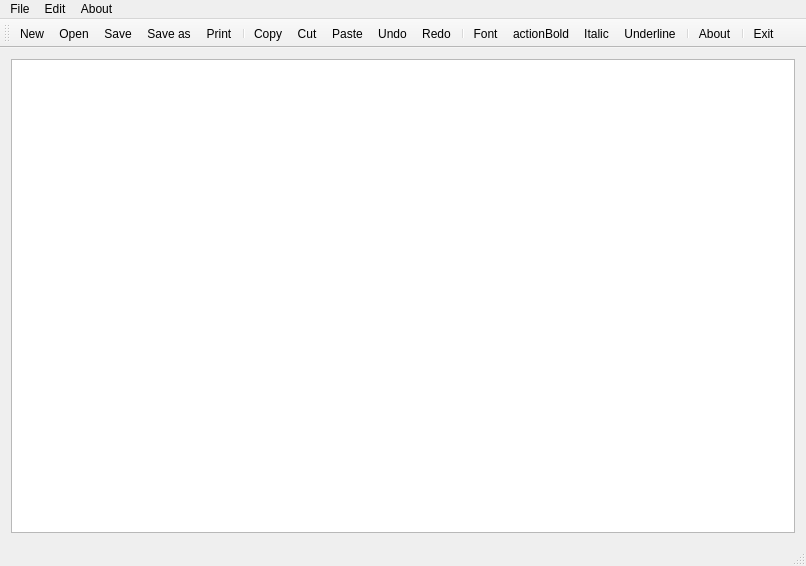
<?xml version="1.0" encoding="UTF-8"?>
<ui version="4.0">
 <class>Notepad</class>
 <widget class="QMainWindow" name="Notepad">
  <property name="windowModality">
   <enum>Qt::NonModal</enum>
  </property>
  <property name="geometry">
   <rect>
    <x>0</x>
    <y>0</y>
    <width>806</width>
    <height>566</height>
   </rect>
  </property>
  <property name="cursor">
   <cursorShape>ArrowCursor</cursorShape>
  </property>
  <property name="mouseTracking">
   <bool>false</bool>
  </property>
  <property name="focusPolicy">
   <enum>Qt::NoFocus</enum>
  </property>
  <property name="acceptDrops">
   <bool>false</bool>
  </property>
  <property name="windowTitle">
   <string>Notepad</string>
  </property>
  <widget class="QWidget" name="centralWidget">
   <layout class="QVBoxLayout" name="verticalLayout">
    <property name="sizeConstraint">
     <enum>QLayout::SetDefaultConstraint</enum>
    </property>
    <item>
     <widget class="QTextEdit" name="textEdit">
      <property name="maximumSize">
       <size>
        <width>16777213</width>
        <height>16777215</height>
       </size>
      </property>
     </widget>
    </item>
   </layout>
  </widget>
  <widget class="QMenuBar" name="menuBar">
   <property name="geometry">
    <rect>
     <x>0</x>
     <y>0</y>
     <width>806</width>
     <height>25</height>
    </rect>
   </property>
   <widget class="QMenu" name="menuFile">
    <property name="title">
     <string>File</string>
    </property>
    <addaction name="actionNew"/>
    <addaction name="actionOpen"/>
    <addaction name="actionSave"/>
    <addaction name="actionSave_as"/>
    <addaction name="actionPrint"/>
    <addaction name="separator"/>
    <addaction name="actionExit"/>
   </widget>
   <widget class="QMenu" name="menuEdit">
    <property name="title">
     <string>Edit</string>
    </property>
    <addaction name="actionCopy"/>
    <addaction name="actionCut"/>
    <addaction name="actionPaste"/>
    <addaction name="separator"/>
    <addaction name="actionUndo"/>
    <addaction name="actionRedo"/>
    <addaction name="actionFont"/>
   </widget>
   <widget class="QMenu" name="menuAbout">
    <property name="title">
     <string>About</string>
    </property>
    <addaction name="actionAbout"/>
    <addaction name="separator"/>
    <addaction name="separator"/>
   </widget>
   <addaction name="menuFile"/>
   <addaction name="menuEdit"/>
   <addaction name="menuAbout"/>
  </widget>
  <widget class="QToolBar" name="mainToolBar">
   <property name="tabletTracking">
    <bool>false</bool>
   </property>
   <attribute name="toolBarArea">
    <enum>TopToolBarArea</enum>
   </attribute>
   <attribute name="toolBarBreak">
    <bool>false</bool>
   </attribute>
   <addaction name="actionNew"/>
   <addaction name="actionOpen"/>
   <addaction name="actionSave"/>
   <addaction name="actionSave_as"/>
   <addaction name="actionPrint"/>
   <addaction name="separator"/>
   <addaction name="actionCopy"/>
   <addaction name="actionCut"/>
   <addaction name="actionPaste"/>
   <addaction name="actionUndo"/>
   <addaction name="actionRedo"/>
   <addaction name="separator"/>
   <addaction name="actionFont"/>
   <addaction name="actionBold"/>
   <addaction name="actionItalic"/>
   <addaction name="actionUnderline"/>
   <addaction name="separator"/>
   <addaction name="actionAbout"/>
   <addaction name="separator"/>
   <addaction name="actionExit"/>
  </widget>
  <widget class="QStatusBar" name="statusBar"/>
  <action name="actionNew">
   <property name="icon">
    <iconset resource="notepad.qrc">
     <normaloff>:/images/new.png</normaloff>:/images/new.png</iconset>
   </property>
   <property name="text">
    <string>New</string>
   </property>
   <property name="toolTip">
    <string>New text document</string>
   </property>
   <property name="shortcut">
    <string>Ctrl+N</string>
   </property>
  </action>
  <action name="actionOpen">
   <property name="icon">
    <iconset resource="notepad.qrc">
     <normaloff>:/images/open.png</normaloff>:/images/open.png</iconset>
   </property>
   <property name="text">
    <string>Open</string>
   </property>
   <property name="toolTip">
    <string>Open file</string>
   </property>
   <property name="shortcut">
    <string>Ctrl+O</string>
   </property>
  </action>
  <action name="actionSave">
   <property name="icon">
    <iconset resource="notepad.qrc">
     <normaloff>:/images/save.png</normaloff>:/images/save.png</iconset>
   </property>
   <property name="text">
    <string>Save</string>
   </property>
   <property name="toolTip">
    <string>Save file</string>
   </property>
   <property name="shortcut">
    <string>Ctrl+S</string>
   </property>
  </action>
  <action name="actionSave_as">
   <property name="icon">
    <iconset resource="notepad.qrc">
     <normaloff>:/images/save_as.png</normaloff>:/images/save_as.png</iconset>
   </property>
   <property name="text">
    <string>Save as</string>
   </property>
   <property name="toolTip">
    <string>Save file as</string>
   </property>
   <property name="shortcut">
    <string>Alt+S</string>
   </property>
  </action>
  <action name="actionPrint">
   <property name="icon">
    <iconset resource="notepad.qrc">
     <normaloff>:/images/print.png</normaloff>:/images/print.png</iconset>
   </property>
   <property name="text">
    <string>Print</string>
   </property>
   <property name="toolTip">
    <string>Print file</string>
   </property>
   <property name="shortcut">
    <string>Ctrl+P</string>
   </property>
  </action>
  <action name="actionExit">
   <property name="icon">
    <iconset theme="exit.png" resource="notepad.qrc">
     <normaloff>:/images/exit.png</normaloff>:/images/exit.png</iconset>
   </property>
   <property name="text">
    <string>Exit</string>
   </property>
   <property name="toolTip">
    <string>Exit notepad</string>
   </property>
  </action>
  <action name="actionCopy">
   <property name="icon">
    <iconset resource="notepad.qrc">
     <normaloff>:/images/copy.png</normaloff>:/images/copy.png</iconset>
   </property>
   <property name="text">
    <string>Copy</string>
   </property>
   <property name="shortcut">
    <string>Ctrl+C</string>
   </property>
  </action>
  <action name="actionCut">
   <property name="icon">
    <iconset resource="notepad.qrc">
     <normaloff>:/images/cut.png</normaloff>:/images/cut.png</iconset>
   </property>
   <property name="text">
    <string>Cut</string>
   </property>
   <property name="shortcut">
    <string>Ctrl+X</string>
   </property>
  </action>
  <action name="actionPaste">
   <property name="icon">
    <iconset resource="notepad.qrc">
     <normaloff>:/images/paste.png</normaloff>:/images/paste.png</iconset>
   </property>
   <property name="text">
    <string>Paste</string>
   </property>
   <property name="shortcut">
    <string>Ctrl+V</string>
   </property>
  </action>
  <action name="actionUndo">
   <property name="icon">
    <iconset resource="notepad.qrc">
     <normaloff>:/images/edit_undo.png</normaloff>:/images/edit_undo.png</iconset>
   </property>
   <property name="text">
    <string>Undo</string>
   </property>
   <property name="shortcut">
    <string>Ctrl+Z</string>
   </property>
  </action>
  <action name="actionRedo">
   <property name="icon">
    <iconset resource="notepad.qrc">
     <normaloff>:/images/edit_redo.png</normaloff>:/images/edit_redo.png</iconset>
   </property>
   <property name="text">
    <string>Redo</string>
   </property>
   <property name="shortcut">
    <string>Ctrl+Y</string>
   </property>
  </action>
  <action name="actionFont">
   <property name="icon">
    <iconset resource="notepad.qrc">
     <normaloff>:/images/font.png</normaloff>:/images/font.png</iconset>
   </property>
   <property name="text">
    <string>Font</string>
   </property>
   <property name="shortcut">
    <string>Ctrl+F</string>
   </property>
  </action>
  <action name="actionItalic">
   <property name="checkable">
    <bool>true</bool>
   </property>
   <property name="icon">
    <iconset resource="notepad.qrc">
     <normaloff>:/images/italic.png</normaloff>:/images/italic.png</iconset>
   </property>
   <property name="text">
    <string>Italic</string>
   </property>
   <property name="toolTip">
    <string>Italic font</string>
   </property>
   <property name="shortcut">
    <string>Ctrl+I</string>
   </property>
  </action>
  <action name="actionBold">
   <property name="checkable">
    <bool>true</bool>
   </property>
   <property name="icon">
    <iconset resource="notepad.qrc">
     <normaloff>:/images/bold.png</normaloff>:/images/bold.png</iconset>
   </property>
   <property name="text">
    <string>actionBold</string>
   </property>
   <property name="toolTip">
    <string>Bold</string>
   </property>
   <property name="shortcut">
    <string>Ctrl+B</string>
   </property>
  </action>
  <action name="actionUnderline">
   <property name="checkable">
    <bool>true</bool>
   </property>
   <property name="icon">
    <iconset resource="notepad.qrc">
     <normaloff>:/images/underline.png</normaloff>:/images/underline.png</iconset>
   </property>
   <property name="text">
    <string>Underline</string>
   </property>
   <property name="toolTip">
    <string>Underline</string>
   </property>
   <property name="shortcut">
    <string>Ctrl+U</string>
   </property>
  </action>
  <action name="actionAbout">
   <property name="icon">
    <iconset resource="notepad.qrc">
     <normaloff>:/images/info.png</normaloff>:/images/info.png</iconset>
   </property>
   <property name="text">
    <string>About</string>
   </property>
   <property name="toolTip">
    <string>About Notepad</string>
   </property>
  </action>
 </widget>
 <layoutdefault spacing="6" margin="11"/>
 <resources>
  <include location="notepad.qrc"/>
 </resources>
 <connections/>
</ui>
